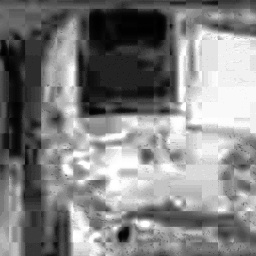
#> input picture classical_technique/preprocessed_image.jpg, 256 x 256 px, given as the content of the folder trainval/A, which was not available
$ python image_difference_with_mask.py   (older library calls are emulated)
#> lines starting #> are read from the running program, lines starting #| are printed output that depends on the picture; after the words box and inside, x2 and y2 are one past the last pixel; in counts of white or black regions, pixels touching at a corner belong together; pictures that were not available may be replaced by others from this repository, and a replacement may not be noted
#> in image_differencing, img_A is the input picture: shape (256, 256, 3); min 0, max 255, mean 130.9
import cv2
import numpy as np
import os
from skimage.metrics import structural_similarity as compare_ssim
from sklearn.metrics import jaccard_score


def segment_buildings(image,kernel_size=(5,5),iterations=2,area_ranges=(800,10000),gaussian=15,):
    # Convert image to grayscale
#> called with kernel_size = 5, iterations = 2, area_ranges = (800, 10000), gaussian = 15
    gray = cv2.cvtColor(image, cv2.COLOR_BGR2GRAY)

    # Apply Gaussian blur to reduce noise
    blurred = cv2.GaussianBlur(gray, (gaussian, gaussian), 0)
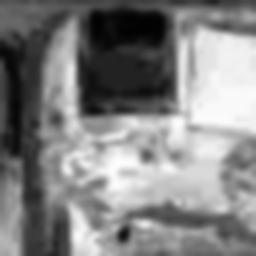
#> blurred: shape (256, 256); min 2, max 253, mean 130.9

    # Apply adaptive thresholding to binarize the image
    _, binary = cv2.threshold(blurred, 0, 255, cv2.THRESH_BINARY + cv2.THRESH_OTSU)
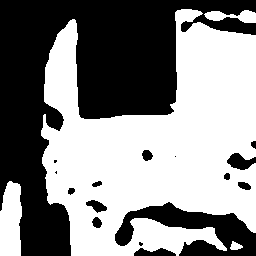
#> binary: shape (256, 256); 53.5% white; 16 black regions (4 under 20 px), largest, box (x1, y1, x2, y2) and area: (0, 0, 256, 256) 25919, (115, 202, 256, 256) 3447, (227, 153, 256, 170) 298

    # Perform morphological operations to enhance and clean the binary image
    kernel = np.ones(kernel_size, np.uint8)

    opening = cv2.morphologyEx(binary, cv2.MORPH_OPEN, kernel, iterations=iterations)
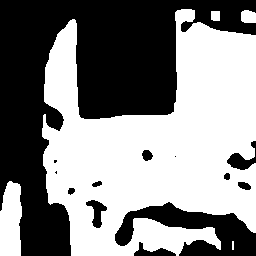
#> opening: shape (256, 256); 52.9% white; 13 black regions (3 under 20 px), largest, box (x1, y1, x2, y2) and area: (0, 0, 256, 256) 26132, (115, 202, 256, 256) 3551, (227, 141, 256, 170) 337

    sure_bg = cv2.dilate(opening, kernel, iterations=1)
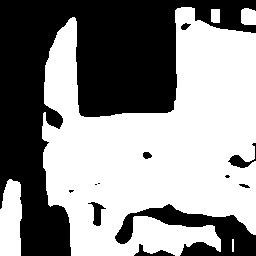
#> sure_bg: shape (256, 256); 55.8% white; 12 black regions (4 under 20 px)

    # Find contours in the binary image
    contours, _ = cv2.findContours(sure_bg, cv2.RETR_EXTERNAL, cv2.CHAIN_APPROX_SIMPLE)
#> contours = 5 contours, 1 with area under 20; largest, box (x1, y1, x2, y2) and area: (42, 7, 256, 256) 34352, (0, 179, 22, 256) 1378, (241, 8, 256, 25) 208, (211, 9, 220, 23) 102

    # Create a mask to store the segmented buildings
    mask = np.zeros_like(gray)

    # Iterate through the contours and draw them on the mask
    for contour in contours:
        area = cv2.contourArea(contour)
        if area >area_ranges[0] and area<area_ranges[1]:  # Adjust this threshold according to your needs
            cv2.drawContours(mask, [contour], -1, (255), thickness=cv2.FILLED)
#> this loop made 5 passes
#> area on passes 2 to 5: 1377.5, 102.5, 207.5, 34352.5
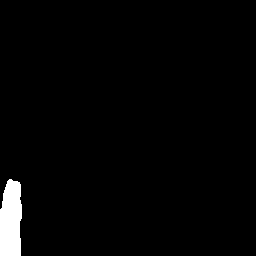
#> mask: shape (256, 256); 2.2% white; 1 white region, box (x1, y1, x2, y2) and area: (0, 179, 22, 256) 1468

    return mask


def image_differencing(folder_A, folder_B, output_folder,kernel_size=5,iterations=2,area_ranges=(800,10000),gaussian=15,):
    if not os.path.exists(output_folder):
        os.makedirs(output_folder)

    # Get list of files in both folders
    files_A = sorted(os.listdir(folder_A))
    files_B = sorted(os.listdir(folder_B))

    # Check if the number of images in both folders are same
    if len(files_A) != len(files_B):
        print("Number of images in folder A and B should be same.")
        return

    # i=0
    for file_A, file_B in zip(files_A, files_B):
        # Read images
        img_A = cv2.imread(os.path.join(folder_A, file_A))
        img_B = cv2.imread(os.path.join(folder_B, file_B))

        # Segment buildings in both images
        building_mask_A = segment_buildings(img_A,kernel_size,iterations,area_ranges,gaussian)
        building_mask_B = segment_buildings(img_B,kernel_size,iterations,area_ranges,gaussian)
#> the loop in segment_buildings (call 2), `for contour in contours:` made 5 passes


        diff_img = cv2.absdiff(building_mask_B, building_mask_A)
#> diff_img: shape (256, 256); every value is 0

        # Save the difference image
        output_path = os.path.join(output_folder, file_A.split('.')[0] + '_diff.png')
        cv2.imwrite(output_path, diff_img)

        # [8 lines of commented-out code are left out]

def compute_jaccard_index(result_folder, label_folder):
    # This function remains the same

    result_files = sorted(os.listdir(result_folder))
#> (the run stopped early here; a loop or call above may not have finished)
